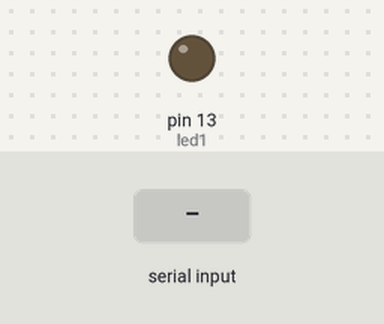
Simulated run of this sketch. Board: Arduino Mega 2560, built with avr-gcc and run on an emulated ATmega2560. On the bench: output pins drawn as LEDs (lit = HIGH). Inputs (shaded band) come from the test bench.

Above: at 1.2 s.
1.3 s: "*lock on" received over the second serial link
At 2.0 s:
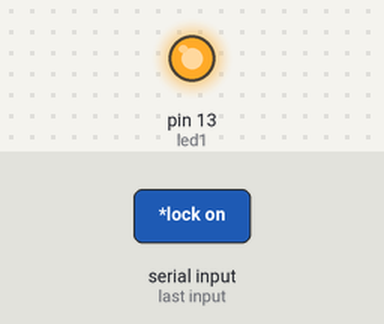
2.8 s: "*lock off" received over the second serial link
At 3.5 s:
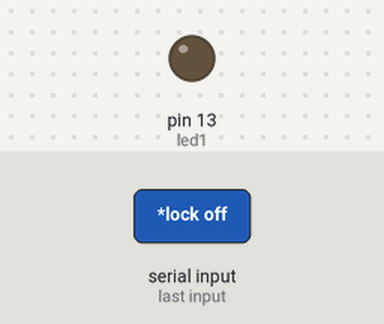
Timing chart, 0 to 5.8 s (numbered marks = the images above; inputs shaded):
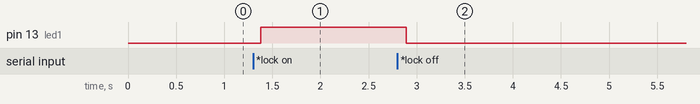

The sketch:

blue_voice.ino
```cpp
String voice;
int led1 = 13;

void setup() {
  Serial.begin(9600);
  Serial1.begin(9600);
  pinMode(led1, OUTPUT);
}

void loop() {
  while (Serial1.available()){
  delay(10);
  char c = Serial1.read();
  if (c == '#') {
  break;
  }
  voice += c;
  }
  if (voice.length() > 0) {
    Serial1.println(voice);

   if(voice == "*lock on")
   {
   digitalWrite(led1, HIGH);
   }
  else if(voice == "*lock off")
  {
  digitalWrite(led1, LOW);
  }

voice="";
  }
}
```

Measured:
- after the input at 1.3 s, pin 13 (led1): LOW → HIGH after 0.08 s
- after the input at 2.8 s, pin 13 (led1): HIGH → LOW after 0.09 s
